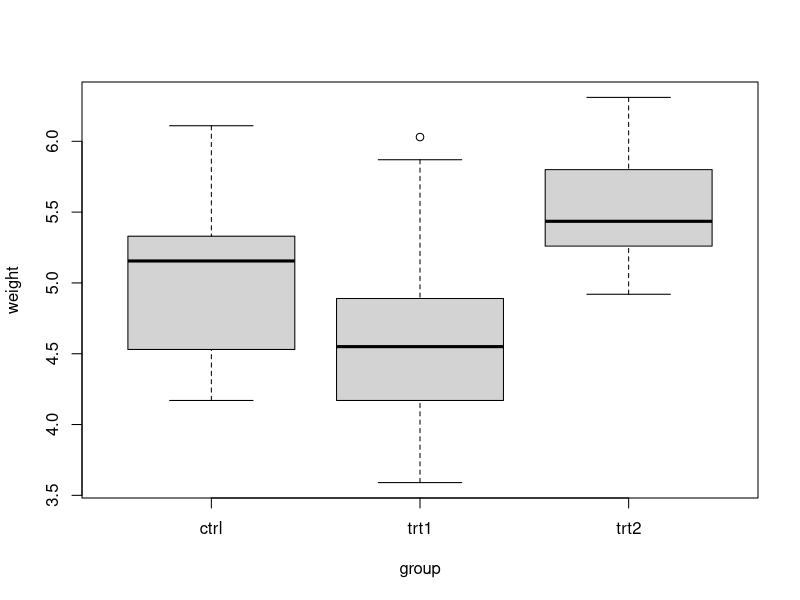

Generate this figure with R:
pg <- read.csv("data_clean/PlantGrowth_new.csv")

## Show summary of plant weight by group
by(data = pg$weight, INDICES = pg$group, FUN = summary)


## Show visual summary of plant weight by group and save as pdf
pdf("boxplot_weight-group.pdf")
(p <- boxplot(weight ~ group, data = PlantGrowth))
dev.off()


